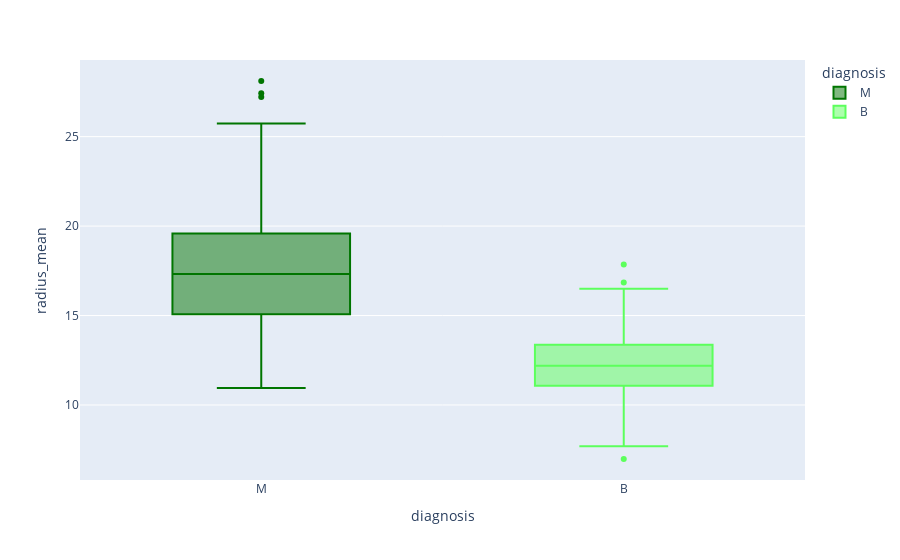
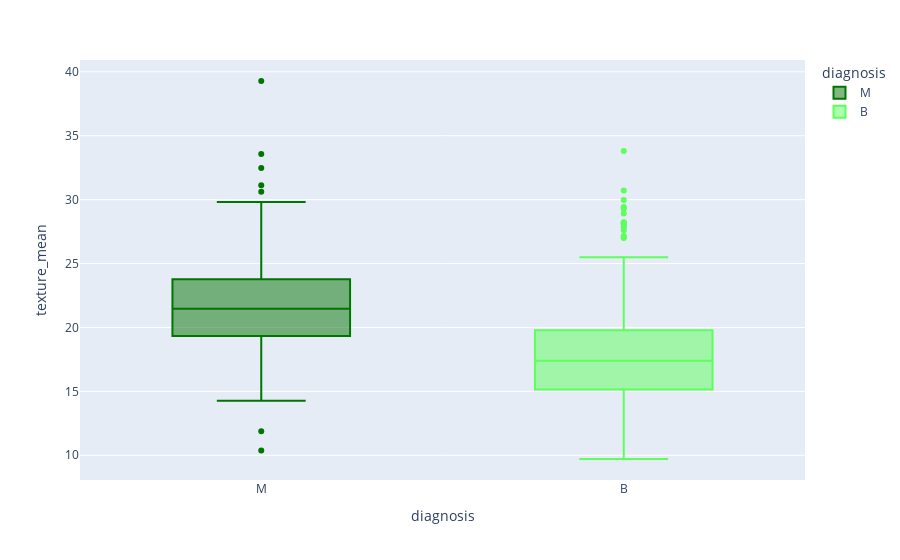
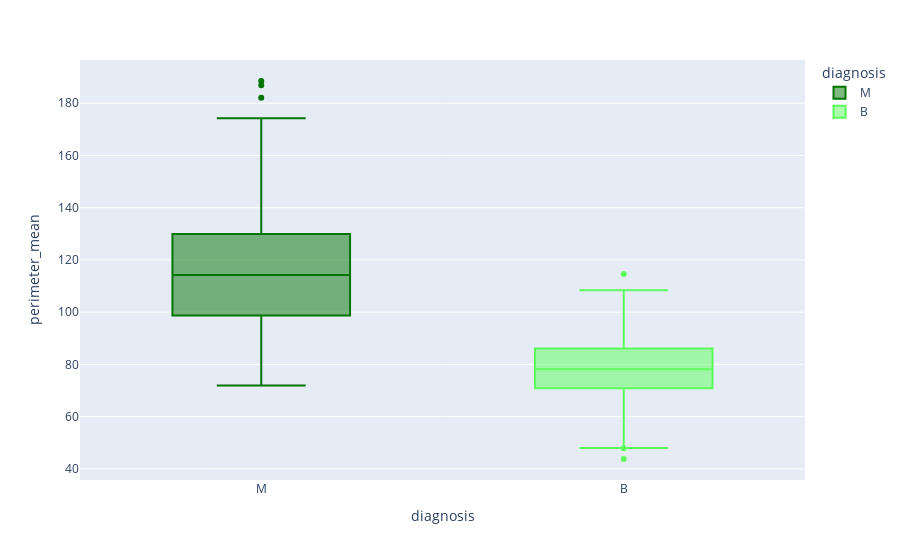
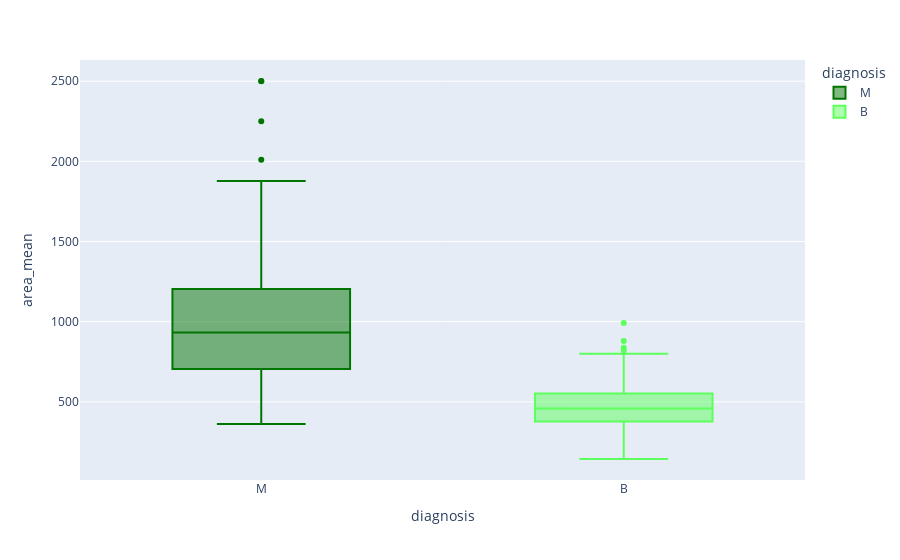

These figures' notebook cell, in order:
### Markdown cell above
## From this plot we conclude that:
* **Data isn't balanced, accuracy wont be a good evaluation metric for this dataset**

### Code cell
for column in df.drop('diagnosis',axis=1).columns[:5]:
    fig = px.box(data_frame=df,x='diagnosis',color='diagnosis',y=column,color_discrete_sequence=['#007500','#5CFF5C'],orientation='v')
    fig.show()

### Figure 1 — Plotly figure (JSON) as saved in the notebook; plotly's stock layout.template omitted (floating-point values rounded to 4 significant figures; data arrays with more than 128 entries replaced by an {"elided": "..."} marker saying what was removed)
{"data": [{"alignmentgroup": "True", "hovertemplate": "diagnosis=%{x}<br>radius_mean=%{y}<extra></extra>", "legendgroup": "M", "marker": {"color": "#007500"}, "name": "M", "notched": false, "offsetgroup": "M", "orientation": "v", "showlegend": true, "type": "box", "x": {"elided": "212 str values"}, "x0": " ", "xaxis": "x", "y": {"elided": "212 float values"}, "y0": " ", "yaxis": "y"}, {"alignmentgroup": "True", "hovertemplate": "diagnosis=%{x}<br>radius_mean=%{y}<extra></extra>", "legendgroup": "B", "marker": {"color": "#5CFF5C"}, "name": "B", "notched": false, "offsetgroup": "B", "orientation": "v", "showlegend": true, "type": "box", "x": {"elided": "357 str values"}, "x0": " ", "xaxis": "x", "y": {"elided": "357 float values"}, "y0": " ", "yaxis": "y"}], "layout": {"boxmode": "overlay", "legend": {"title": {"text": "diagnosis"}, "tracegroupgap": 0}, "margin": {"t": 60}, "xaxis": {"anchor": "y", "categoryarray": ["M", "B"], "categoryorder": "array", "domain": [0, 1], "title": {"text": "diagnosis"}}, "yaxis": {"anchor": "x", "domain": [0, 1], "title": {"text": "radius_mean"}}}}

### Figure 2 — Plotly figure (JSON) as saved in the notebook; plotly's stock layout.template omitted (floating-point values rounded to 4 significant figures; data arrays with more than 128 entries replaced by an {"elided": "..."} marker saying what was removed)
{"data": [{"alignmentgroup": "True", "hovertemplate": "diagnosis=%{x}<br>texture_mean=%{y}<extra></extra>", "legendgroup": "M", "marker": {"color": "#007500"}, "name": "M", "notched": false, "offsetgroup": "M", "orientation": "v", "showlegend": true, "type": "box", "x": {"elided": "212 str values"}, "x0": " ", "xaxis": "x", "y": {"elided": "212 float values"}, "y0": " ", "yaxis": "y"}, {"alignmentgroup": "True", "hovertemplate": "diagnosis=%{x}<br>texture_mean=%{y}<extra></extra>", "legendgroup": "B", "marker": {"color": "#5CFF5C"}, "name": "B", "notched": false, "offsetgroup": "B", "orientation": "v", "showlegend": true, "type": "box", "x": {"elided": "357 str values"}, "x0": " ", "xaxis": "x", "y": {"elided": "357 float values"}, "y0": " ", "yaxis": "y"}], "layout": {"boxmode": "overlay", "legend": {"title": {"text": "diagnosis"}, "tracegroupgap": 0}, "margin": {"t": 60}, "xaxis": {"anchor": "y", "categoryarray": ["M", "B"], "categoryorder": "array", "domain": [0, 1], "title": {"text": "diagnosis"}}, "yaxis": {"anchor": "x", "domain": [0, 1], "title": {"text": "texture_mean"}}}}

### Figure 3 — Plotly figure (JSON) as saved in the notebook; plotly's stock layout.template omitted (floating-point values rounded to 4 significant figures; data arrays with more than 128 entries replaced by an {"elided": "..."} marker saying what was removed)
{"data": [{"alignmentgroup": "True", "hovertemplate": "diagnosis=%{x}<br>perimeter_mean=%{y}<extra></extra>", "legendgroup": "M", "marker": {"color": "#007500"}, "name": "M", "notched": false, "offsetgroup": "M", "orientation": "v", "showlegend": true, "type": "box", "x": {"elided": "212 str values"}, "x0": " ", "xaxis": "x", "y": {"elided": "212 float values"}, "y0": " ", "yaxis": "y"}, {"alignmentgroup": "True", "hovertemplate": "diagnosis=%{x}<br>perimeter_mean=%{y}<extra></extra>", "legendgroup": "B", "marker": {"color": "#5CFF5C"}, "name": "B", "notched": false, "offsetgroup": "B", "orientation": "v", "showlegend": true, "type": "box", "x": {"elided": "357 str values"}, "x0": " ", "xaxis": "x", "y": {"elided": "357 float values"}, "y0": " ", "yaxis": "y"}], "layout": {"boxmode": "overlay", "legend": {"title": {"text": "diagnosis"}, "tracegroupgap": 0}, "margin": {"t": 60}, "xaxis": {"anchor": "y", "categoryarray": ["M", "B"], "categoryorder": "array", "domain": [0, 1], "title": {"text": "diagnosis"}}, "yaxis": {"anchor": "x", "domain": [0, 1], "title": {"text": "perimeter_mean"}}}}

### Figure 4 — Plotly figure (JSON) as saved in the notebook; plotly's stock layout.template omitted (floating-point values rounded to 4 significant figures; data arrays with more than 128 entries replaced by an {"elided": "..."} marker saying what was removed)
{"data": [{"alignmentgroup": "True", "hovertemplate": "diagnosis=%{x}<br>area_mean=%{y}<extra></extra>", "legendgroup": "M", "marker": {"color": "#007500"}, "name": "M", "notched": false, "offsetgroup": "M", "orientation": "v", "showlegend": true, "type": "box", "x": {"elided": "212 str values"}, "x0": " ", "xaxis": "x", "y": {"elided": "212 float values"}, "y0": " ", "yaxis": "y"}, {"alignmentgroup": "True", "hovertemplate": "diagnosis=%{x}<br>area_mean=%{y}<extra></extra>", "legendgroup": "B", "marker": {"color": "#5CFF5C"}, "name": "B", "notched": false, "offsetgroup": "B", "orientation": "v", "showlegend": true, "type": "box", "x": {"elided": "357 str values"}, "x0": " ", "xaxis": "x", "y": {"elided": "357 float values"}, "y0": " ", "yaxis": "y"}], "layout": {"boxmode": "overlay", "legend": {"title": {"text": "diagnosis"}, "tracegroupgap": 0}, "margin": {"t": 60}, "xaxis": {"anchor": "y", "categoryarray": ["M", "B"], "categoryorder": "array", "domain": [0, 1], "title": {"text": "diagnosis"}}, "yaxis": {"anchor": "x", "domain": [0, 1], "title": {"text": "area_mean"}}}}
